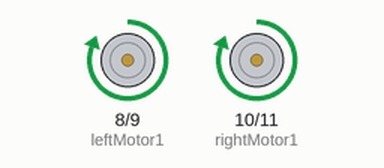
Bench run of a sketch on a simulated Arduino Uno, built with avr-gcc and run on an emulated ATmega328P. On the bench: motor-driver pin pairs drawn as motors (green arrow = first pin HIGH = forward, orange = second pin HIGH = backward, longer = more drive, scaled by the enable pin).

Above: at 0.1 s.
At 7.0 s:
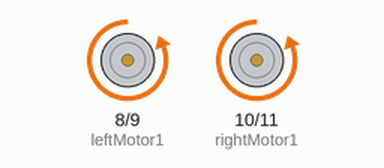
At 23.2 s:
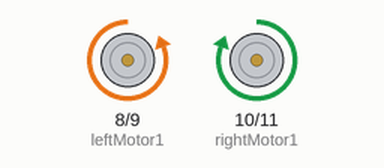
At 32.0 s:
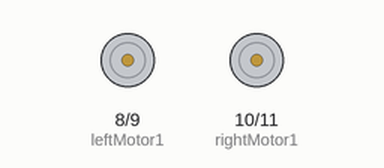
Timing chart, 0 to 33.5 s (numbered marks = the images above):
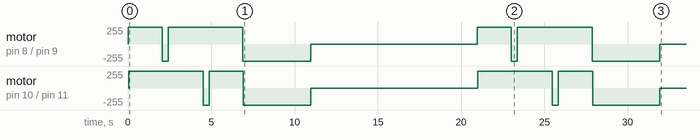

Measured:
- by itself, motor on pin 8 (leftMotor1) / pin 9 (leftMotor2): stopped → forward 255/255 at 0.00 s, → backward 255/255 2.1 s later, → forward 255/255 0.36 s later, → backward 255/255 4.5 s later, … (10 changes in this stretch)
- by itself, motor on pin 10 (rightMotor1) / pin 11 (rightMotor2): stopped → forward 255/255 at 0.03 s, → backward 255/255 4.5 s later, → forward 255/255 0.36 s later, → backward 255/255 2.1 s later, … (10 changes in this stretch)

The sketch:

trackline_robot2.ino
```cpp
int sensor1 = 2;
  int sensor2 = 3;
  int sensor3 = 4;
  int enLeft = 6, enRight = 7;
  int leftMotor1 = 8, leftMotor2 = 9;
  int rightMotor1 = 10, rightMotor2 = 11;

void setup(){
  pinMode(sensor1,INPUT);
  pinMode(sensor2,INPUT);
  pinMode(sensor3,INPUT);
  pinMode(enLeft,OUTPUT);
  pinMode(enRight,OUTPUT);
  pinMode(leftMotor1,OUTPUT);
  pinMode(leftMotor2,OUTPUT);
  pinMode(rightMotor1,OUTPUT);
  pinMode(rightMotor2,OUTPUT);
   Serial.begin(9600);
}

void loop(){

  motor1('S',80);
  motor2('L',80);
  delay(2000);
  motor1('L',80);
  motor2('L',80);
  delay(300);
  motor1('S',80);
  motor2('L',80);
  delay(2000);
 motor1('S',80);
  motor2('S',80);
  delay(300);
   motor1('S',80);
  motor2('L',80);
  delay(2000);
  motor1('L',80);
  motor2('S',80);
  delay(4000);
  m1stop();
  m2stop();
  delay(10000);


}

void m1stop(){

  digitalWrite(enLeft,LOW);
}
void m2stop(){
  digitalWrite(enRight,LOW);
}

void motor1(char ch,int d){
  if(ch == 'L'){
    digitalWrite(enLeft,HIGH);
    digitalWrite(leftMotor1,LOW);
    digitalWrite(leftMotor2,HIGH);
  }
  else{
    digitalWrite(enLeft,HIGH);
    digitalWrite(leftMotor1,HIGH);
    digitalWrite(leftMotor2,LOW);
  }

  delay(110-d);

}

void motor2(char ch, int d){

  if(ch == 'S'){
    digitalWrite(enRight,HIGH);
    digitalWrite(rightMotor1,LOW);
    digitalWrite(rightMotor2,HIGH);
  }
  else{
    digitalWrite(enRight,HIGH);
    digitalWrite(rightMotor1,HIGH);
    digitalWrite(rightMotor2,LOW);
  }
  delay(110-d);

}
```
